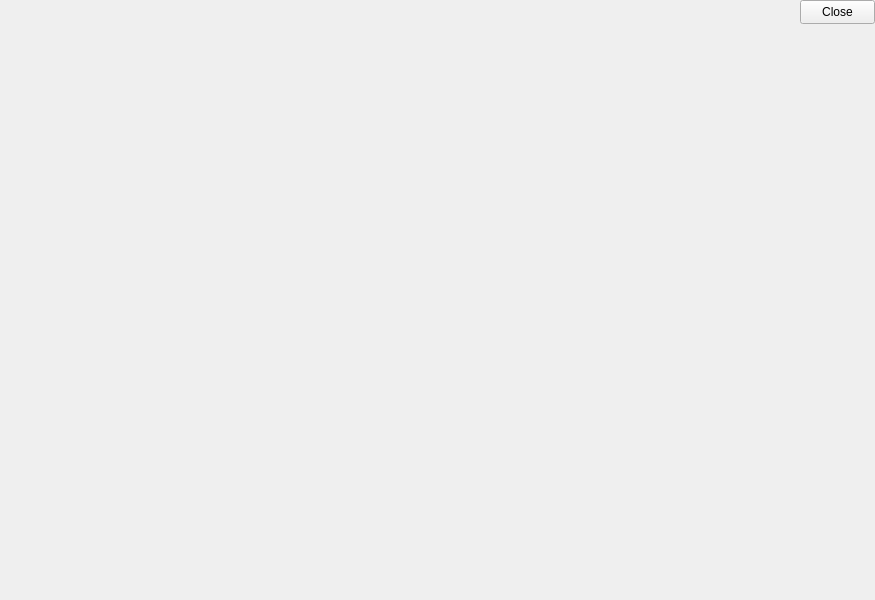
<?xml version="1.0" encoding="UTF-8"?>
<ui version="4.0">
 <class>Widget</class>
 <widget class="QWidget" name="Widget">
  <property name="geometry">
   <rect>
    <x>0</x>
    <y>0</y>
    <width>875</width>
    <height>600</height>
   </rect>
  </property>
  <property name="windowTitle">
   <string>Widget</string>
  </property>
  <widget class="QLabel" name="label">
   <property name="geometry">
    <rect>
     <x>340</x>
     <y>150</y>
     <width>53</width>
     <height>16</height>
    </rect>
   </property>
   <property name="text">
    <string/>
   </property>
  </widget>
  <widget class="QPushButton" name="Btn_close">
   <property name="geometry">
    <rect>
     <x>800</x>
     <y>0</y>
     <width>75</width>
     <height>24</height>
    </rect>
   </property>
   <property name="text">
    <string>Close</string>
   </property>
  </widget>
 </widget>
 <resources/>
 <connections/>
</ui>
